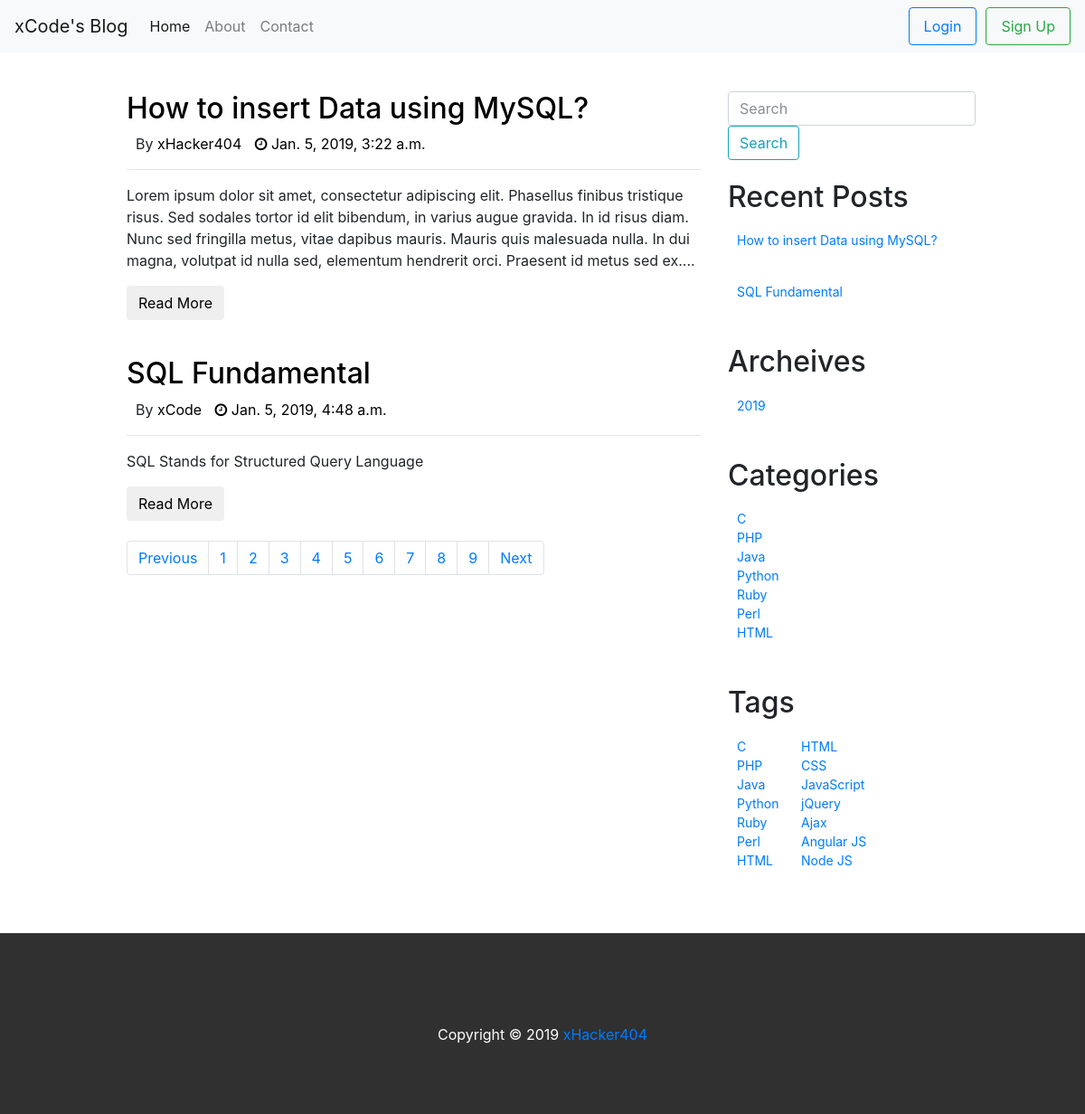
The page / on the database its author committed.
### blog/models.py (models this page shows, shortened)
class Post(models.Model):
    title = models.CharField(max_length=250,unique=True)
    content = models.CharField(max_length=1000)
    tag = models.CharField(max_length=100,default='sql')
    category = models.CharField(max_length=150, default='uncategoried')
    featured_img = models.ImageField(upload_to='featured_images', blank=True)
    author = models.CharField(max_length=100, default="xHacker404")
    published_date = models.DateTimeField()

### blog/views.py (the view)
# urls.py: path('', views.index, name="index"),
def index(request):
    post_list = Post.objects.order_by('published_date')
    years = []
    for post in post_list :
        year = post.published_date.year
        if year not in years:
            years.append(year)
    my_dict = {'posts':post_list, 'years':years}
    return render(request, 'blog/index.html', context=my_dict)

### templates/blog/index.html
<!DOCTYPE html>
{% extends 'blog/base.html'%}
{% block post_block %}
<div class="col-md-7">
	{% if posts %}
			{% for post in posts %}
		<div class="post">
        <h2><a href="single.html"> {{ post.title}} </a></h2>
        <ul>
            <li>By  <a href="archeive.html">{{ post.author}}</a></li>
            <li><a href="archeive.html"> <i class="fa fa-clock-o" aria-hidden="true"></i> {{ post.published_date }}</a></li>
        </ul>
        <hr>
        <p>{{post.content}}</p>
        <button class="btn"><a href="single.html">Read More</a></button>
    </div>
		{% endfor %}
		<nav aria-label="Page navigation example" style="margin-top:22px">
					<ul class="pagination" style="position: relative; align-self: center">
						<li class="page-item"><a class="page-link" href="#">Previous</a></li>
						<li class="page-item"><a class="page-link" href="#">1</a></li>
						<li class="page-item"><a class="page-link" href="#">2</a></li>
						<li class="page-item"><a class="page-link" href="#">3</a></li>
						<li class="page-item"><a class="page-link" href="#">4</a></li>
						<li class="page-item"><a class="page-link" href="#">5</a></li>
						<li class="page-item"><a class="page-link" href="#">6</a></li>
						<li class="page-item"><a class="page-link" href="#">7</a></li>
						<li class="page-item"><a class="page-link" href="#">8</a></li>
						<li class="page-item"><a class="page-link" href="#">9</a></li>
						<li class="page-item"><a class="page-link" href="#">Next</a></li>
					</ul>
		</nav>
		{% else %}
		<p>Sorry!! No post has been found!!!</p>
		{% endif %}
</div>
{% endblock %}

### templates/blog/base.html (shortened to what this page needs)
<!DOCTYPE html>
{% load staticfiles %}
<html lang="us">
<head>
    <link href="{% static "css/bootstrap.min.css" %}"rel="stylesheet" type="text/css">
    <link href="{% static "css/jquery-ui.css" %}" rel="stylesheet">
    <link rel="stylesheet" href="https://cdnjs.cloudflare.com/ajax/libs/font-awesome/4.7.0/css/font-awesome.min.css">
    <link href="{% static "css/style.css" %}" rel="stylesheet" type="text/css">
</head>
<body>
		<div class="row">
        <div class="col-md-12">
            <nav class="navbar navbar-expand-lg navbar-light bg-light fixed-top">
              <a class="navbar-brand" href="index.html">xCode's Blog</a>
              <div class="collapse navbar-collapse" id="navbarSupportedContent">
                <ul class="navbar-nav mr-auto">
                  <li class="nav-item active">
                    <a class="nav-link" href="index.html">Home <span class="sr-only">(current)</span></a>
                  </li>
                  <li class="nav-item">
                    <a class="nav-link" href="#">About</a>
                  </li>
                  <li class="nav-item">
                    <a class="nav-link " href="#">Contact</a>
                  </li>
                </ul>
                <form class="form-inline my-2 my-lg-0">
									{% if user.is_authenticated %}
									<a class="nav-link btn btn-outline-primary" href="{% url 'blog:logout' %}" >Logout</a>
                  <h2 style="font-size:24px; padding-left:10px"> Hello {{user.username}} </h2>
									{% else %}
									<a class="nav-link btn btn-outline-primary" href="{% url 'blog:user_login' %}" >Login</a>
                  <a class="nav-link btn btn-outline-success" href="{% url 'blog:sign-up'%}" style="margin-left: 10px">Sign Up</a>
									{% endif %}
								</form>
              </div>
         </nav>
        </div>
    </div>
    <div class="container">
        <div class="row" style="margin-top:100px ">
            <div class="col-md-1" id="left-sidebar"></div>
            {% block post_block %}
            {% endblock %}
            <div class="col-md-4" id="right-sidebar">
                <form class="form-inline">
                    <input class="form-control mr-sm-2" type="text" placeholder="Search">
                    <button class="btn btn-outline-info my-2 my-sm-0" type="submit">Search</button>
               </form>
                 <div class="widget">
                    <h2>Recent Posts</h2>
										{% if posts %}
											{% for post in posts %}
										<ul>
                        <li> <a href="#">{{post.title}}</a> </li>
                    </ul>
											{% endfor %}
										{% else %}
										<p>No Recent Post!</p>
										{% endif %}
                </div>
                <div class="widget">
                    <h2>Archeives</h2>
                    <ul>
											  {% for year in years %}
												<li> <a href="blog/{{ year}}" />{{ year }}</a> </li>
                        {% endfor %}
                    </ul>
                </div>
                <div class="widget">
                    <h2>Categories</h2>
                    <ul>
                        <li> <a href="#">C</a> </li>
                        <li> <a href="#">PHP</a> </li>
                        <li> <a href="#">Java</a> </li>
                        <li> <a href="#">Python</a> </li>
                        <li> <a href="#">Ruby</a> </li>
                        <li> <a href="#">Perl</a> </li>
                        <li> <a href="#">HTML</a> </li>
                    </ul>
                </div>
                <div class="widget">
                    <h2>Tags</h2>
                    <ul>
                        <li> <a href="#">C</a> </li>
                        <li> <a href="#">PHP</a> </li>
                        <li> <a href="#">Java</a> </li>
                        <li> <a href="#">Python</a> </li>
                        <li> <a href="#">Ruby</a> </li>
                        <li> <a href="#">Perl</a> </li>
                        <li> <a href="#">HTML</a> </li>
                    </ul>
                    <ul>
                        <li> <a href="#">HTML</a> </li>
                        <li> <a href="#">CSS</a> </li>
                        <li> <a href="#">JavaScript</a> </li>
                        <li> <a href="#">jQuery</a> </li>
                        <li> <a href="#">Ajax</a> </li>
                        <li> <a href="#">Angular JS</a> </li>
                        <li> <a href="#">Node JS</a> </li>
                    </ul>
                </div>
            </div>
        </div>
    </div>
    <div class="row">
            <div class="col-md-12">
                <footer>
                    Copyright &copy; 2019 <a href="http://xHacker404.com">xHacker404</a>
                </footer>
            </div>
    </div>
</body>
</html>

### static/css/style.css (style rules this page uses)
.widget { margin-top:22px; }
.widget ul { padding: 10px; display:inline-block; }
.widget ul li { list-style-type:none; display: block; color:blue; font-size:14px; margin-left:0; }
.post:first-child { margin-top:0px; }
.post { margin-top:40px; }
.post a { text-decoration: none; color: black; }
.post ul { padding: 0; }
.post ul li { list-style: none; display: inline; margin-left:10px; }
footer { background:#303030; color:white; text-align: center; padding:100px; height:200px; margin-top:44px; }

### rows shown on the page
Post: title "How to insert Data using MySQL?", author "xHacker404", published_date "Jan. 5, 2019, 3:22 a.m.", content "Lorem ipsum dolor sit amet, consectetur adipiscing elit. Phasellus finibus tristique risus. Sed sodales tortor id elit bibendum, in varius augue gravida. In id risus diam. Nunc sed fringilla metus, vitae dapibus mauris. Mauris quis malesuada nulla. In dui magna, volutpat id nulla sed, elementum hendrerit orci. Praesent id metus sed ex...."
Post: title "SQL Fundamental", author "xCode", published_date "Jan. 5, 2019, 4:48 a.m.", content "SQL Stands for Structured Query Language"

### other values the page prints
{{ year }} "2019"
